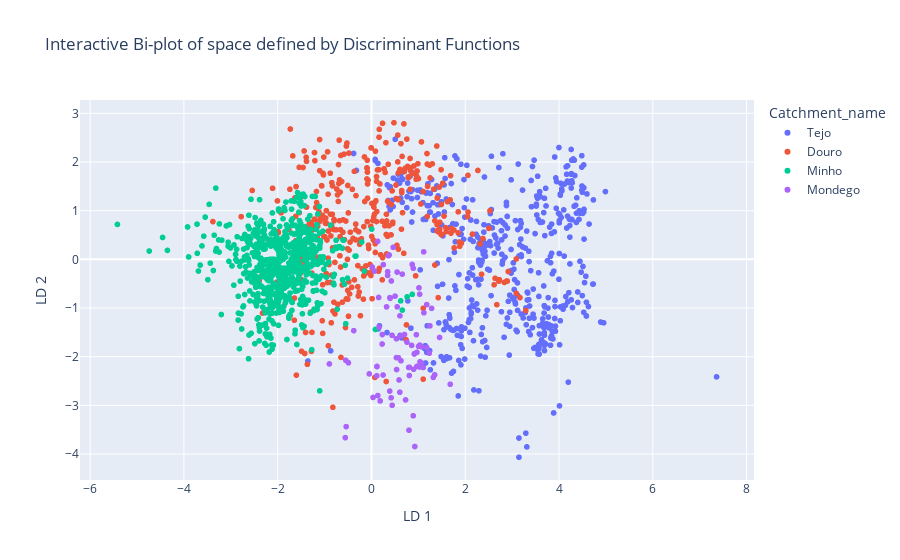

The code cell stored with this chart in its notebook:
### Markdown cell above
*Interactive bi-plot:*

### Code cell
import plotly.express as px

# Convert the projected data to a DataFrame
df_projected = pd.DataFrame(X_projected_2, columns=['LD 1', 'LD 2'])
df_projected['Catchment_name'] = y

# Create an interactive scatter plot
fig = px.scatter(df_projected, x='LD 1', y='LD 2',
                 color='Catchment_name',
                 title='Interactive Bi-plot of space defined by Discriminant Functions',
                 hover_data=['Catchment_name'])

# Add axis labels
fig.update_xaxes(title_text='LD 1')
fig.update_yaxes(title_text='LD 2')

# Show the plot
fig.show()

### Figure 1 — Plotly figure (JSON) as saved in the notebook; plotly's stock layout.template omitted (floating-point values rounded to 4 significant figures; data arrays with more than 128 entries replaced by an {"elided": "..."} marker saying what was removed)
{"data": [{"customdata": {"elided": "493x1 str values"}, "hovertemplate": "Catchment_name=%{customdata[0]}<br>LD 1=%{x}<br>LD 2=%{y}<extra></extra>", "legendgroup": "Tejo", "marker": {"color": "#636efa", "symbol": "circle"}, "mode": "markers", "name": "Tejo", "showlegend": true, "type": "scattergl", "x": {"elided": "493 float values"}, "xaxis": "x", "y": {"elided": "493 float values"}, "yaxis": "y"}, {"customdata": {"elided": "395x1 str values"}, "hovertemplate": "Catchment_name=%{customdata[0]}<br>LD 1=%{x}<br>LD 2=%{y}<extra></extra>", "legendgroup": "Douro", "marker": {"color": "#EF553B", "symbol": "circle"}, "mode": "markers", "name": "Douro", "showlegend": true, "type": "scattergl", "x": {"elided": "395 float values"}, "xaxis": "x", "y": {"elided": "395 float values"}, "yaxis": "y"}, {"customdata": {"elided": "707x1 str values"}, "hovertemplate": "Catchment_name=%{customdata[0]}<br>LD 1=%{x}<br>LD 2=%{y}<extra></extra>", "legendgroup": "Minho", "marker": {"color": "#00cc96", "symbol": "circle"}, "mode": "markers", "name": "Minho", "showlegend": true, "type": "scattergl", "x": {"elided": "707 float values"}, "xaxis": "x", "y": {"elided": "707 float values"}, "yaxis": "y"}, {"customdata": [["Mondego"], ["Mondego"], ["Mondego"], ["Mondego"], ["Mondego"], ["Mondego"], ["Mondego"], ["Mondego"], ["Mondego"], ["Mondego"], ["Mondego"], ["Mondego"], ["Mondego"], ["Mondego"], ["Mondego"], ["Mondego"], ["Mondego"], ["Mondego"], ["Mondego"], ["Mondego"], ["Mondego"], ["Mondego"], ["Mondego"], ["Mondego"], ["Mondego"], ["Mondego"], ["Mondego"], ["Mondego"], ["Mondego"], ["Mondego"], ["Mondego"], ["Mondego"], ["Mondego"], ["Mondego"], ["Mondego"], ["Mondego"], ["Mondego"], ["Mondego"], ["Mondego"], ["Mondego"], ["Mondego"], ["Mondego"], ["Mondego"], ["Mondego"], ["Mondego"], ["Mondego"], ["Mondego"], ["Mondego"], ["Mondego"], ["Mondego"], ["Mondego"], ["Mondego"], ["Mondego"], ["Mondego"], ["Mondego"], ["Mondego"], ["Mondego"], ["Mondego"], ["Mondego"], ["Mondego"], ["Mondego"], ["Mondego"], ["Mondego"], ["Mondego"], ["Mondego"], ["Mondego"], ["Mondego"], ["Mondego"], ["Mondego"], ["Mondego"], ["Mondego"], ["Mondego"], ["Mondego"], ["Mondego"], ["Mondego"], ["Mondego"], ["Mondego"], ["Mondego"], ["Mondego"], ["Mondego"], ["Mondego"], ["Mondego"], ["Mondego"], ["Mondego"], ["Mondego"], ["Mondego"]], "hovertemplate": "Catchment_name=%{customdata[0]}<br>LD 1=%{x}<br>LD 2=%{y}<extra></extra>", "legendgroup": "Mondego", "marker": {"color": "#ab63fa", "symbol": "circle"}, "mode": "markers", "name": "Mondego", "showlegend": true, "type": "scattergl", "x": [1.233, 0.2468, 0.5457, 1.113, 0.891, 0.6559, 0.132, 0.3614, 1.03, 0.7038, 0.2313, 0.5327, 1.452, 1.247, 1.005, 0.3218, 0.9571, 1.064, 0.8571, 0.969, 1.118, 1.319, 0.227, 0.1622, 0.5031, 1.104, 1.178, -0.5589, 0.1132, -0.8976, 0.2533, 1.027, 0.3976, 0.3932, 0.1522, 0.8989, 0.4393, 0.6067, 0.7931, 0.9166, -0.3774, 0.8071, 0.03301, 0.1852, 0.4192, 0.5875, 0.5359, 1.68, 0.5485, 0.3438, 0.8681, 1.282, 0.9126, 1.066, 0.06361, 1.013, 0.969, 0.6296, 1.028, 1.348, 0.7574, 0.6269, 0.3448, 0.01693, 0.4625, 0.3769, 0.8904, 0.7267, 0.1174, 0.9249, 0.8006, -0.54, 0.1174, 0.8068, -0.4921, -0.04701, 1.178, 0.4244, 1.035, 0.5317, 0.4407, -0.5491, 0.5757, 0.605, 0.3897, 0.1351], "xaxis": "x", "y": [-1.928, -2.376, -0.2614, 0.1542, -0.1836, -0.3038, 0.3695, 0.07309, -1.762, -1.544, -1.545, -1.632, -1.605, -1.367, -1.788, -0.9764, -1.548, -1.794, -1.768, -1.91, -1.098, -2.425, -1.739, -1.394, -0.7556, -2.222, -1.811, -3.663, -2.392, -2.149, -0.1091, -0.716, -0.8015, -0.7873, -0.7834, -2.258, -1.562, -1.161, -2.222, -1.935, -1.465, -2.217, -2.838, -2.909, -2.844, -2.479, -2.264, -2.566, -0.9758, -0.3311, -0.1044, -1.007, -1.945, -2.128, -0.2412, -0.5864, -2.199, -2.084, -2.212, -2.373, -1.702, -1.572, -0.2536, -0.1579, 0.2476, 0.09013, -3.214, -2.888, -2.201, -3.846, -3.51, -3.437, -2.201, -2.386, -2.125, -2.353, -0.9294, -0.4443, -2.105, -2.019, -2.998, -2.073, -2.023, -2.73, -2.707, -2.798], "yaxis": "y"}], "layout": {"legend": {"title": {"text": "Catchment_name"}, "tracegroupgap": 0}, "title": {"text": "Interactive Bi-plot of space defined by Discriminant Functions"}, "xaxis": {"anchor": "y", "domain": [0, 1], "title": {"text": "LD 1"}}, "yaxis": {"anchor": "x", "domain": [0, 1], "title": {"text": "LD 2"}}}}
